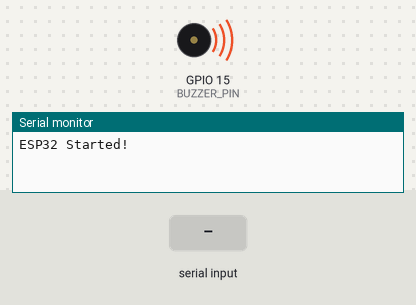
A program run on a simulated ESP32. On the bench: buzzer (waves = sounding, pin HIGH), the last lines printed to the serial monitor. Inputs (shaded band) come from the test bench.

Above: at 1.2 s.
1.3 s: ".\n" received over Serial
At 2.8 s:
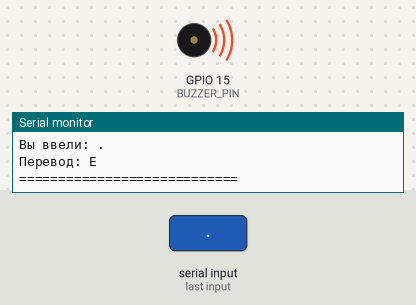
4.4 s: "-\n" received over Serial
At 4.55 s:
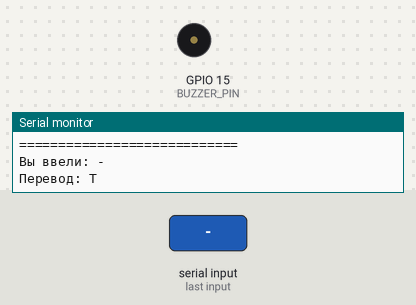
Timing chart, 0 to 7.4 s (numbered marks = the images above; inputs shaded):
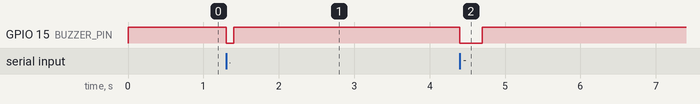

Measured:
- after the input at 1.3 s, GPIO 15 (BUZZER_PIN): HIGH → LOW at once, → HIGH 0.10 s later
- after the input at 4.4 s, GPIO 15 (BUZZER_PIN): HIGH → LOW at once, → HIGH 0.30 s later

The program:

main.cpp
```cpp
#include <Arduino.h>

using namespace std;
#define BUZZER_PIN 15

struct Morse{
  char letter;
  string morseCode;
};

Morse alphabet[] = {
    {'A', ".-"},    {'B', "-..."},  {'C', "-.-."},  {'D', "-.."},
    {'E', "."},     {'F', "..-."},  {'G', "--."},   {'H', "...."},
    {'I', ".."},    {'J', ".---"},  {'K', "-.-"},   {'L', ".-.."},
    {'M', "--"},    {'N', "-."},    {'O', "---"},   {'P', ".--."},
    {'Q', "--.-"},  {'R', ".-."},   {'S', "..."},   {'T', "-"},
    {'U', "..-"},   {'V', "...-"},  {'W', ".--"},   {'X', "-..-"},
    {'Y', "-.--"},  {'Z', "--.."},

    {'0', "-----"}, {'1', ".----"}, {'2', "..---"}, {'3', "...--"},
    {'4', "....-"}, {'5', "....."}, {'6', "-...."}, {'7', "--..."},
    {'8', "---.."}, {'9', "----."}
};
const int alphabetSize = sizeof(alphabet) / sizeof(alphabet[0]);

void textToMorse(string text);
void morseToText(string morseCode);
void beepBuzz(string morse);

void setup() {
  Serial.begin(115200);
  Serial.println("ESP32 Started!");
  pinMode(BUZZER_PIN, OUTPUT);
  digitalWrite(BUZZER_PIN,HIGH);
}

void loop() {
  static String inputArduino = "";

  while (Serial.available() > 0){
    char c = Serial.read();

    if(c == '\n' || c == '\r'){
      inputArduino.trim();
      if (inputArduino.length() > 0) {
        string input = inputArduino.c_str();

        Serial.print("Вы ввели: ");
        Serial.println(input.c_str());

        if (input[0] == '.' || input[0] == '-') {
          morseToText(input);
          beepBuzz(input);
        }
        else {
          textToMorse(input);
        }

        Serial.println("============================");

        inputArduino = "";
      }
    }
    else {
      inputArduino += c;
    }
  }
}

void textToMorse(string text){
  string morseCode = "";
  for(int i = 0; i < text.length(); i++){
    char c = toupper(text[i]);
    if(c == ' '){
        morseCode += "/ ";
        continue;
      }
    for(int j = 0; j < alphabetSize; j++){
      if(alphabet[j].letter == c){
        morseCode += alphabet[j].morseCode + " ";
        break;
      }
    }
  }
  Serial.println(morseCode.c_str());
}

void morseToText(string morse){
  string fullText = "";
  string currSymbol = "";
  for(int i = 0; i < morse.length(); i++){
    if(morse[i] != ' '){
      currSymbol += morse[i];
    }
    if (morse[i] == ' ' || i == morse.length() - 1){
      if(currSymbol == "/"){
        fullText += " ";
      }
      else if(currSymbol.length() > 0){
        for(int j = 0; j < alphabetSize; j++){
          if(alphabet[j].morseCode == currSymbol){
            fullText += alphabet[j].letter;
            break;
          }
        }
      }
      currSymbol = "";
    }
  }
  Serial.print("Перевод: ");
  Serial.println(fullText.c_str());
}

void beepBuzz(string morse){
  int dot = 100;
  int dash = 300;
  int pause = 100;
  int letterPause = 200;
  int wordsPause = 600;

  for(int i = 0; i < morse.length(); i++){
    if(morse[i] == '.'){
      digitalWrite(BUZZER_PIN, LOW);
      delay(dot);
      digitalWrite(BUZZER_PIN, HIGH);
      delay(pause);
    }
    else if(morse[i] == '-'){
      digitalWrite(BUZZER_PIN, LOW);
      delay(dash);
      digitalWrite(BUZZER_PIN, HIGH);
      delay(pause);
    }
    else if(morse[i] == ' '){
      delay(letterPause);
    }
    else if(morse[i] == '/'){
      delay(wordsPause);
    }
  }
}
```

signaling.cpp
```cpp
#include <Arduino.h>

#define LED_PIN 2
#define SIGNALING_PIN 17
#define BUZZER_PIN 16

const unsigned long BEEP_MS = 2000;
bool alarmOn = false;
unsigned long alarmStart = 0;
int lastState = LOW;

void setup() {
  Serial.begin(115200);

  pinMode(LED_PIN, OUTPUT);
  pinMode(SIGNALING_PIN, INPUT_PULLDOWN);
  pinMode(BUZZER_PIN, OUTPUT);
  digitalWrite(LED_PIN, LOW);
  digitalWrite(BUZZER_PIN,HIGH);

}

void loop() {
  int motionState = digitalRead(SIGNALING_PIN);

  if (motionState == HIGH && lastState == LOW) {
    alarmOn = true;
    alarmStart = millis();
    digitalWrite(BUZZER_PIN, LOW);
    Serial.println("Зашёл");
  }

  if (motionState == LOW && lastState == HIGH) {
    Serial.println("Тихо");
  }

  lastState = motionState;

  if (alarmOn && millis() - alarmStart >= BEEP_MS) {
    alarmOn = false;
    digitalWrite(BUZZER_PIN, HIGH);
  }

  digitalWrite(LED_PIN, motionState);
  delay(10);
}
```
